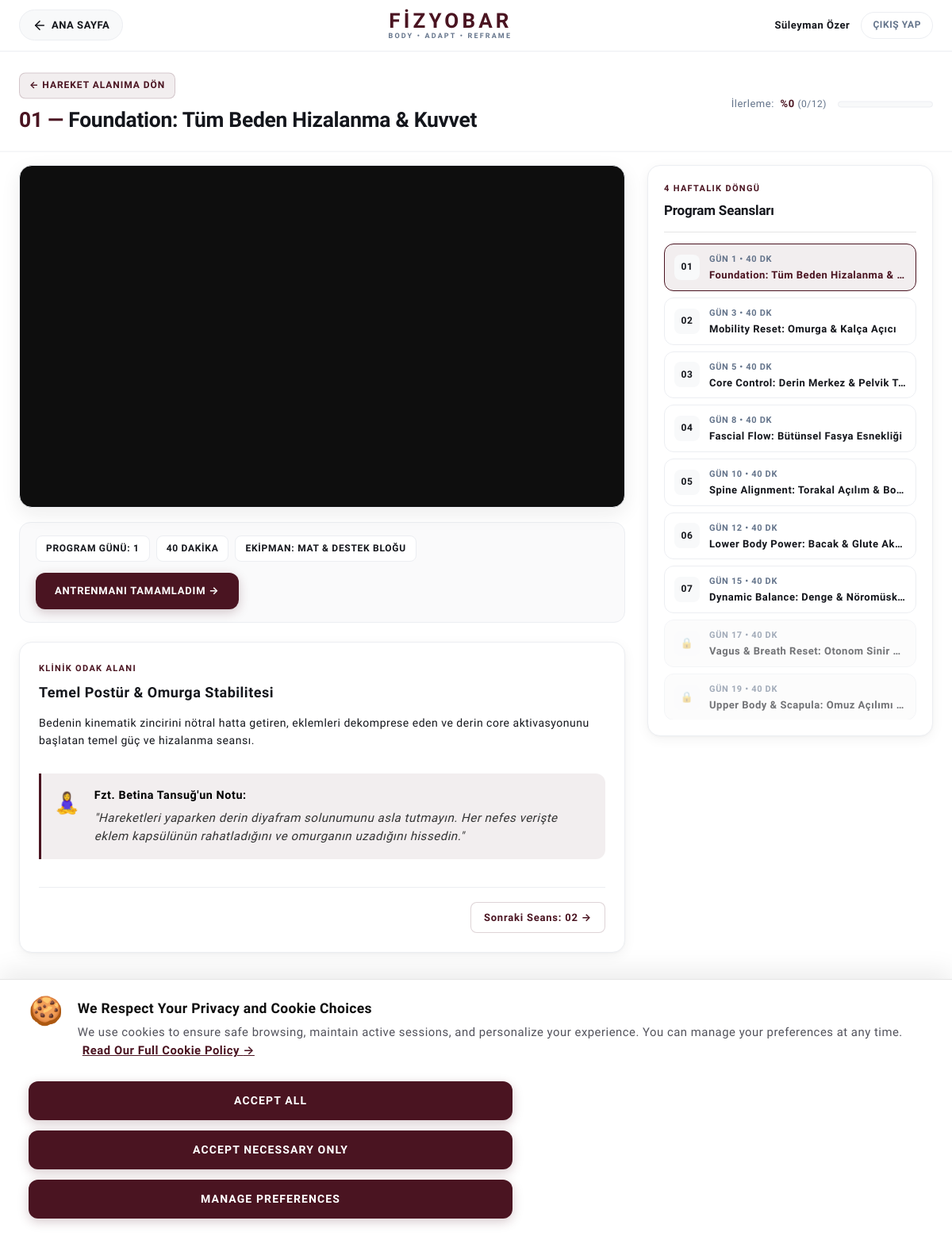
The page /en/course/online-detox-yoga-kampi/lesson/7 (signed in) on the database its author committed.
### tables this page shows
CREATE TABLE `users` (
  `id` int(10) unsigned NOT NULL AUTO_INCREMENT,
  `full_name` varchar(150) NOT NULL,
  `email` varchar(191) NOT NULL,
  `phone` varchar(50) DEFAULT NULL,
  `password_hash` varchar(255) NOT NULL,
  `role` enum('admin','student') NOT NULL DEFAULT 'student',
  `status` enum('active','inactive','suspended') NOT NULL DEFAULT 'active',
  `created_at` datetime NOT NULL DEFAULT current_timestamp(),
  `updated_at` datetime NOT NULL DEFAULT current_timestamp() ON UPDATE current_timestamp(),
  PRIMARY KEY (`id`),
  UNIQUE KEY `email` (`email`)
);

CREATE TABLE `course_lessons` (
  `id` int(10) unsigned NOT NULL AUTO_INCREMENT,
  `course_id` int(10) unsigned NOT NULL,
  `day_number` int(10) unsigned NOT NULL DEFAULT 1,
  `title` varchar(255) NOT NULL,
  `focus_area` varchar(150) DEFAULT NULL,
  `description` text DEFAULT NULL,
  `youtube_url` varchar(255) NOT NULL,
  `youtube_video_id` varchar(50) NOT NULL,
  `duration_minutes` int(10) unsigned NOT NULL DEFAULT 20,
  `equipment` varchar(150) DEFAULT NULL,
  `sort_order` int(11) NOT NULL DEFAULT 1,
  `is_free_preview` tinyint(1) NOT NULL DEFAULT 0,
  `created_at` datetime NOT NULL DEFAULT current_timestamp(),
  PRIMARY KEY (`id`),
  KEY `fk_lessons_course` (`course_id`),
  CONSTRAINT `fk_lessons_course` FOREIGN KEY (`course_id`) REFERENCES `courses` (`id`) ON DELETE CASCADE
);

### app/Views/pages/student/lesson.php (the view, shortened to what the rows shown need)
<link rel="stylesheet" href="<?= asset('assets/css/student-portal.css') ?>?v=<?= time() ?>">
<div class="workout-player-page">
    <header class="player-top-header">
        <div class="container player-header-container">
            <div class="player-header-left">
                <a href="<?= url('/movement-space') ?>" class="player-back-link">
                    &larr; HAREKET ALANIMA DÖN
                </a>
                <h1 class="player-workout-title">
                    <span class="workout-order-prefix"><?= $currentLesson['workout_number'] ?> &mdash;</span>
                    <?= e($currentLesson['title'] ?? '') ?>
                </h1>
            </div>
            <div class="player-header-right">
                <div class="player-progress-info">
                    <span class="progress-info-label">İlerleme:</span>
                    <strong class="progress-info-val" id="playerProgressPercent">%<?= $progressPercent ?></strong>
                    <span class="progress-info-sub">(<span id="playerCompletedCount"><?= $completedCount ?></span>/<?= $totalCount ?>)</span>
                </div>
                <div class="player-progress-bar-wrap">
                </div>
            </div>
        </div>
    </header>
    <div class="container player-main-container">
        <div class="player-grid-layout">
            <main class="player-stage-area">
                <div class="player-video-viewport">
                    <iframe
                        src="<?= youtube_embed_url($currentLesson['youtube_video_id'] ?? '') ?>"
                        title="<?= e($currentLesson['title'] ?? '') ?>"
                        frameborder="0"
                        allow="accelerometer; autoplay; clipboard-write; encrypted-media; gyroscope; picture-in-picture; web-share"
                        allowfullscreen
                        class="player-iframe">
                    </iframe>
                </div>
                <div class="player-actions-toolbar">
                    <div class="toolbar-left-meta">
                        <span class="toolbar-pill-badge">PROGRAM GÜNÜ: <?= $currentLesson['day_number'] ?></span>
                        <span class="toolbar-pill-badge"><?= (int)$currentLesson['duration_minutes'] ?> DAKİKA</span>
                        <?php if (!empty($currentLesson['equipment'])): ?>
                            <span class="toolbar-pill-badge">EKİPMAN: <?= e($currentLesson['equipment']) ?></span>
                        <?php endif; ?>
                    </div>
                    <div class="toolbar-right-btn">
                        <button type="button" id="btnCompleteWorkout"
                                class="btn-complete-workout <?= !empty($currentLesson['is_completed']) ? 'is-completed' : '' ?>"
                                data-lesson-id="<?= (int)$currentLesson['id'] ?>"
                                data-course-id="<?= (int)$course['id'] ?>">
                            <?= !empty($currentLesson['is_completed']) ? '✓ ANTRENMAN TAMAMLANDI' : 'ANTRENMANI TAMAMLADIM &rarr;' ?>
                        </button>
                    </div>
                </div>
                <section class="player-briefing-box">
                    <div class="briefing-header">
                        <span class="briefing-kicker">KLİNİK ODAK ALANI</span>
                        <h2 class="briefing-title"><?= e($currentLesson['focus_area'] ?? 'Tüm Beden Hizalanma') ?></h2>
                    </div>
                    <div class="briefing-text-content">
                        <p><?= nl2br(e($currentLesson['description'] ?? 'Bu seansı uygularken bedeninizin sinyallerini dinleyin. Zorlayıcı ağrı durumunda dinlenmeye geçin.')) ?></p>
                    </div>
                    <div class="player-trainer-notes">
                        <div class="trainer-avatar-mini">
                            <span class="trainer-icon">🧘‍♀️</span>
                        </div>
                        <div class="trainer-note-text">
                            <strong>Fzt. Betina Tansuğ'un Notu:</strong>
                            <p>"Hareketleri yaparken derin diyafram solunumunu asla tutmayın. Her nefes verişte eklem kapsülünün rahatladığını ve omurganın uzadığını hissedin."</p>
                        </div>
                    </div>
                    <div class="player-nav-bottom">
                        <?php if ($nextLesson && empty($nextLesson['is_locked'])): ?>
                            <a href="<?= url('/course/' . $course['slug'] . '/lesson/' . $nextLesson['id']) ?>" class="player-nav-arrow-btn next">
                                Sonraki Seans: <?= e($nextLesson['workout_number']) ?> &rarr;
                            </a>
                        <?php elseif ($nextLesson): ?>
                            <span class="player-nav-arrow-btn next disabled" title="<?= e($nextLesson['unlock_date'] ?? '') ?> tarihinde açılacak">
                                🔒 Sonraki Seans <?= !empty($nextLesson['unlock_date']) ? '(' . e($nextLesson['unlock_date']) . ')' : '' ?>
                            </span>
                        <?php endif; ?>
                    </div>
                </section>
            </main>
            <aside class="player-playlist-sidebar">
                <div class="playlist-card">
                    <div class="playlist-header">
                        <span class="playlist-kicker">4 HAFTALIK DÖNGÜ</span>
                        <h3 class="playlist-title">Program Seansları</h3>
                    </div>
                    <div class="playlist-items-scroll">
                        <?php foreach ($lessons as $i => $l): ?>
                            <?php
                                $isActive = ($l['id'] == $currentLesson['id']);
                                $isComp = !empty($l['is_completed']);
                                $isLocked = !empty($l['is_locked']);
                            ?>
                            <div class="playlist-item <?= $isActive ? 'active' : '' ?> <?= $isComp ? 'completed' : '' ?> <?= $isLocked ? 'locked' : '' ?>">
                                <div class="item-left-num">
                                    <?php if ($isComp): ?>
                                        <span class="item-icon-check">✓</span>
                                    <?php elseif ($isLocked): ?>
                                        <span class="item-icon-lock">🔒</span>
                                    <?php else: ?>
                                        <span class="item-icon-num"><?= $l['workout_number'] ?></span>
                                    <?php endif; ?>
                                </div>
                                <div class="item-content-body">
                                    <div class="item-day-meta">GÜN <?= $l['day_number'] ?> &bull; <?= (int)$l['duration_minutes'] ?> Dk</div>
                                    <h4 class="item-title"><?= e($l['title']) ?></h4>
                                </div>
                                <?php if (!$isLocked): ?>
                                    <a href="<?= url('/course/' . $course['slug'] . '/lesson/' . $l['id']) ?>" class="playlist-item-link" title="<?= e($l['title']) ?>"></a>
                                <?php endif; ?>
                            </div>
                        <?php endforeach; ?>
                    </div>
                </div>
            </aside>
        </div>
    </div>
</div>

### core/Router.php (shortened to what the rows shown need)
<?php
class Router
{
    private static array $routes = [
        'GET'  => [],
        'POST' => []
    ];
    private static ?string $basePath = null;
    public static function get(string $path, array|callable $handler): void
    {
        self::$routes['GET'][$path] = $handler;
    }
    public static function post(string $path, array|callable $handler): void
    {
        self::$routes['POST'][$path] = $handler;
    }
    public static function getBasePath(): string
    {
        if (self::$basePath !== null) {
            return self::$basePath;
        }
        $scriptName = $_SERVER['SCRIPT_NAME'] ?? '';
        $dir = str_replace('\\', '/', dirname($scriptName));
        self::$basePath = ($dir === '/' || $dir === '.') ? '' : rtrim($dir, '/');
        return self::$basePath;
    }
    public static function url(string $path = '', ?string $lang = null): string
    {
        $base = self::getBasePath();
        $targetLang = $lang ?? Language::current();
        $cleanPath = trim($path, '/');
        if ($cleanPath === '') {
            return ($base === '') ? "/{$targetLang}" : "{$base}/{$targetLang}";
        }
        $segments = explode('/', $cleanPath);
        if (in_array($segments[0], Language::getSupported(), true)) {
            $segments[0] = $targetLang;
            $cleanPath = implode('/', $segments);
        } else {
            $cleanPath = "{$targetLang}/{$cleanPath}";
        }
        return ($base === '') ? "/{$cleanPath}" : "{$base}/{$cleanPath}";
    }
    public static function getCurrentUri(): string
    {
        $uri = $_SERVER['REQUEST_URI'] ?? '/';
        $uri = rawurldecode($uri);
        $base = self::getBasePath();
        $uri = '/' . trim($uri, '/');
        return $uri;
    }
    public static function dispatch(): void
    {
        $method = $_SERVER['REQUEST_METHOD'] ?? 'GET';
        $uri = self::getCurrentUri();
        $segments = explode('/', trim($uri, '/'));
        $firstSegment = $segments[0] ?? '';
        if ($firstSegment === 'api' || $firstSegment === 'xpanel') {
            Language::init();
            $normalizedPath = $uri;
        } elseif (in_array($firstSegment, Language::getSupported(), true)) {
            array_shift($segments);
            $normalizedPath = '/' . implode('/', $segments);
        } else {
            Language::init();
            $redirectUrl = self::url($uri);
            header("Location: {$redirectUrl}", true, 302);
            exit;
        }
        foreach (self::$routes[$method] as $routePath => $handler) {
            $pattern = preg_replace('/\{([a-zA-Z0-9_]+)\}/', '([^/]+)', $routePath);
            $pattern = "#^" . $pattern . "$#";
            if (preg_match($pattern, $normalizedPath, $matches)) {
                array_shift($matches);
                self::callHandler($handler, $matches);
                return;
            }
        }
    }
    private static function callHandler(array|callable $handler, array $params = []): void
    {
        if (is_array($handler) && count($handler) === 2) {
            [$class, $action] = $handler;
            if (class_exists($class)) {
                $controller = new $class();
                if (method_exists($controller, $action)) {
                    call_user_func_array([$controller, $action], $params);
                    return;
                }
            }
        }
    }
}

### app/Views/layouts/header.php (shortened to what the rows shown need)
<!DOCTYPE html>
<html lang="<?= e($currentLang) ?>" dir="ltr">
<head>
    <link rel="stylesheet" href="<?= asset('assets/css/style.css') ?>">
    <link rel="stylesheet" href="<?= asset('assets/css/cookie-consent.css') ?>">
    <?php
    $cleanUri = trim($currentUri ?? '', '/');
    $isKitchenPage = (str_contains($cleanUri, 'recipes') || str_contains($cleanUri, 'tarifler') || str_contains($cleanUri, 'bar-kitchen') || str_contains($cleanUri, 'kitchen'));
    $isFinderPage = str_contains($cleanUri, 'programini-bul') || str_contains($cleanUri, 'find-program');
    $isGuidePage = str_contains($cleanUri, 'yasam-rehberi');
    $isPortalPage = str_contains($cleanUri, 'dashboard')
        || str_contains($cleanUri, 'movement-space')
        || str_contains($cleanUri, 'lesson');
    $isGrayPage = !$isPortalPage && (
        str_contains($cleanUri, 'corporate')
        || str_contains($cleanUri, 'betina-tansug')
        || str_contains($cleanUri, 'about')
        || str_contains($cleanUri, 'hakkimizda')
        || str_contains($cleanUri, 'detox')
        || str_contains($cleanUri, 'blog')
        || str_contains($cleanUri, 'articles')
        || str_contains($cleanUri, 'makaleler')
        || str_contains($cleanUri, 'events')
        || str_contains($cleanUri, 'etkinlik')
        || str_contains($cleanUri, 'checkout')
    );
    ?>
    <?php if ($isPortalPage): ?>
        <link rel="stylesheet" href="<?= asset('assets/css/student-portal.css') ?>">
    <?php endif; ?>
</head>
<body class="<?= $isFinderPage ? 'body-finder-pure-white' : ($isKitchenPage ? 'body-kitchen-dark' : ($isGrayPage ? 'body-gray-page' : '')) ?><?= $isPortalPage ? ' body-portal-page' : '' ?><?= $isGuidePage ? ' body-guide-page' : '' ?>">
<?php if ($isFinderPage): ?>
    <header class="finder-clean-header" id="finderHeader">
        <div class="finder-clean-header-inner">
            <a href="<?= url('/programs') ?>" class="finder-header-back-btn" id="finderHeaderBackBtn" aria-label="Geri Dön" onclick="if (window.history.length > 1 && document.referrer && document.referrer.indexOf(window.location.host) !== -1) { event.preventDefault(); window.history.back(); }">
                <svg width="20" height="20" viewBox="0 0 24 24" fill="none" stroke="currentColor" stroke-width="2.2" stroke-linecap="round" stroke-linejoin="round">
                    <line x1="19" y1="12" x2="5" y2="12"></line>
                    <polyline points="12 19 5 12 12 5"></polyline>
                </svg>
                <span>GERİ DÖN</span>
            </a>
            <div class="finder-header-logo-wrap">
                <a href="<?= url('/') ?>" class="brand-logo-link brand-logo-type" aria-label="FİZYOBAR Ana Sayfa">
                    <span class="logo-text-main">FİZYOBAR</span>
                    <span class="logo-text-sub">BODY • ADAPT • REFRAME</span>
                </a>
            </div>
            <div class="finder-header-right-ghost" aria-hidden="true"></div>
        </div>
    </header>
<?php elseif ($isPortalPage): ?>
    <header class="portal-clean-header" id="portalCleanHeader">
        <div class="portal-clean-header-inner">
            <div class="portal-header-left">
                <a href="<?= url('/') ?>" class="portal-back-to-site-btn" aria-label="Ana Sayfaya Dön">
                    <svg width="18" height="18" viewBox="0 0 24 24" fill="none" stroke="currentColor" stroke-width="2.2" stroke-linecap="round" stroke-linejoin="round">
                        <line x1="19" y1="12" x2="5" y2="12"></line>
                        <polyline points="12 19 5 12 12 5"></polyline>
                    </svg>
                    <span>ANA SAYFA</span>
                </a>
            </div>
            <div class="portal-header-center">
                <a href="<?= url('/dashboard') ?>" class="brand-logo-link brand-logo-type portal-site-logo-link" aria-label="FİZYOBAR">
                    <span class="logo-text-main">FİZYOBAR</span>
                    <span class="logo-text-sub">BODY • ADAPT • REFRAME</span>
                </a>
            </div>
            <div class="portal-header-right">
                <span class="portal-header-user-badge"><?= htmlspecialchars(auth_user()['full_name'] ?? 'Öğrenci', ENT_QUOTES, 'UTF-8') ?></span>
                <a href="<?= url('/logout') ?>" class="portal-header-exit-btn">ÇIKIŞ YAP</a>
            </div>
        </div>
    </header>
<?php endif; ?>
    <main class="main-content">

### rows shown on the page
users: full_name "Süleyman Özer"
course_lessons: title "Foundation: Tüm Beden Hizalanma & Kuvvet", day_number "1", duration_minutes "40", equipment "MAT & DESTEK BLOĞU", focus_area "Temel Postür & Omurga Stabilitesi", description "Bedenin kinematik zincirini nötral hatta getiren, eklemleri dekomprese eden ve derin core aktivasyonunu başlatan temel güç ve hizalanma seansı.", workout_number "01", title "Foundation: Tüm Beden Hizalanma &…"
course_lessons: workout_number "02", day_number "3", duration_minutes "40", title "Mobility Reset: Omurga & Kalça Açıcı"
course_lessons: workout_number "03", day_number "5", duration_minutes "40", title "Core Control: Derin Merkez & Pelvik…"
course_lessons: workout_number "04", day_number "8", duration_minutes "40", title "Fascial Flow: Bütünsel Fasya Esnekliği"
course_lessons: workout_number "05", day_number "10", duration_minutes "40", title "Spine Alignment: Torakal Açılım & Bo…"
course_lessons: workout_number "06", day_number "12", duration_minutes "40", title "Lower Body Power: Bacak & Glute Ak…"
course_lessons: workout_number "07", day_number "15", duration_minutes "40", title "Dynamic Balance: Denge & Nöromüsk…"
course_lessons: day_number "17", duration_minutes "40", title "Vagus & Breath Reset: Otonom Sinir…"
course_lessons: day_number "19", duration_minutes "40", title "Upper Body & Scapula: Omuz Açılımı…"

### other values the page prints
$currentLesson['workout_number'] "01"
$progressPercent "0"
$nextLesson['workout_number'] "02"
